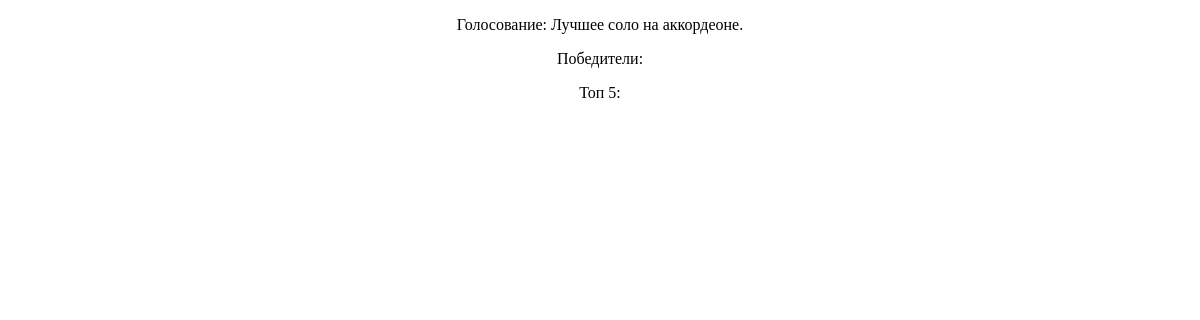
Before: /vote/2/ with the older database file.
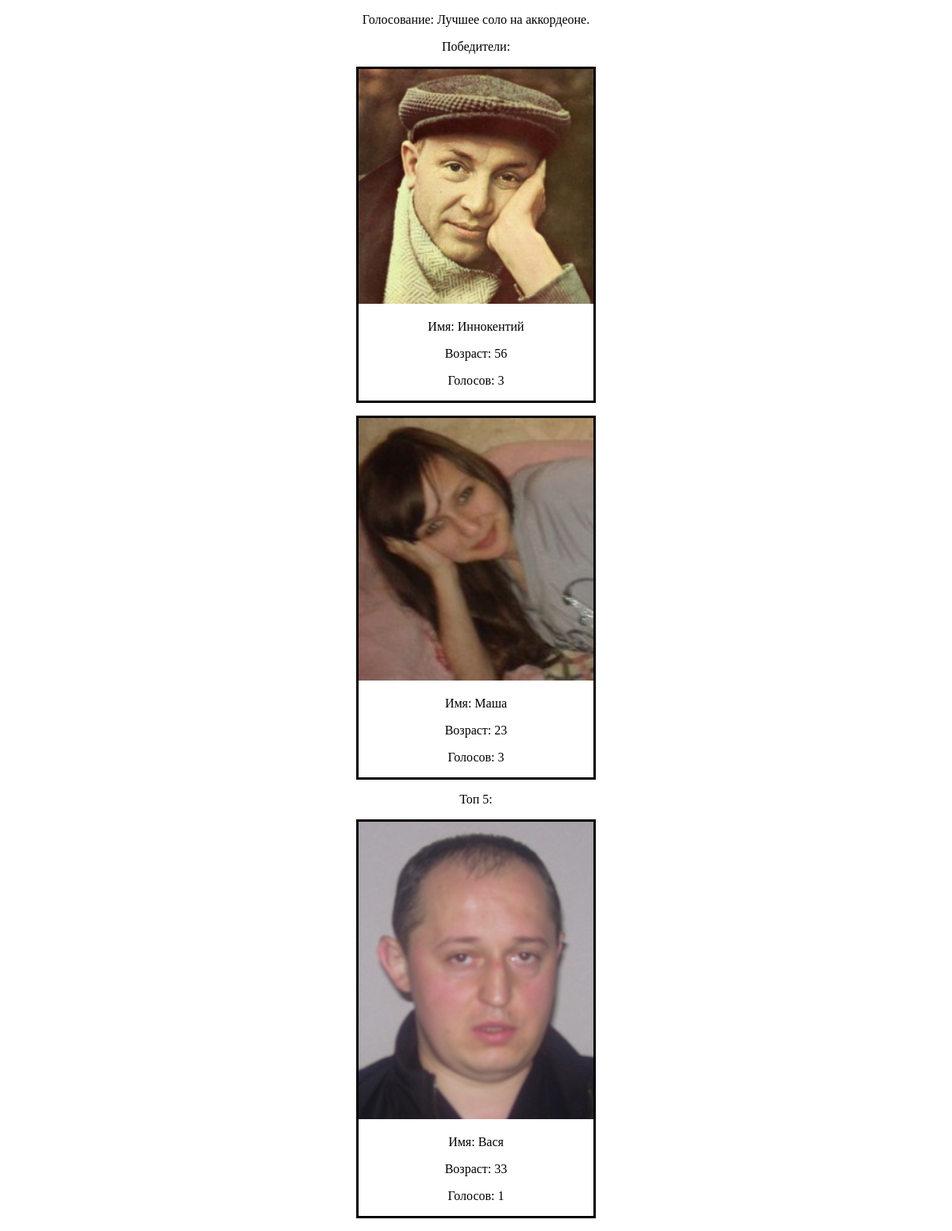
After: the same page with the newer database file.
### voting_app/models.py (models this page shows, shortened)
class Vote_for_character(models.Model):
    vote         = models.ForeignKey(Vote, on_delete=models.CASCADE)
    character    = models.ForeignKey(Character, on_delete=models.CASCADE)
    votes_number = models.IntegerField(default=0)
    class Meta:
        verbose_name = 'Голосование за персонажа'
        verbose_name_plural = 'Голосования за персонажей'
        unique_together = ('vote', 'character',)

class Character(models.Model):
    name  = models.CharField(max_length=20)
    image = models.ImageField(upload_to='img')
    age   = models.IntegerField()
    vote  = models.ManyToManyField(Vote, through='Vote_for_character')
    class Meta:
        verbose_name = 'Персонаж'
        verbose_name_plural = 'Персонажи'

### voting_app/views.py (the view)
# urls.py: url(r'^vote/(?P<id>\d+)/$', views.detail_vote_view, name='detail-vote'),
def detail_vote_view(request, id):
    vote = Vote.objects.get(id=id)
    vote_for_chars = vote.vote_for_character_set.all()
    page_title = vote.title
    votes_name = page_title
    if is_active_vote(vote):
        if request.method == "GET":
            nominates = vote_for_chars
            return render(request, 'voteDetail/activeVoteDetail.html', locals())
        if request.method == "POST":
            id_to_vote = request.POST.get("id_to_vote")
            charToVote = vote_for_chars.get(character__id=id_to_vote)
            charToVote.votes_number += 1
            charToVote.save()
            return HttpResponseRedirect('/')
    else:
        winners = []
        topFives = []
        if vote.vote_for_character_set.count() != 0:
            sorted = vote.vote_for_character_set.order_by('-votes_number')
            winner_number_votes = sorted[0].votes_number
            winners = vote_for_chars.filter(votes_number__exact=winner_number_votes)
            topFives = sorted[winners.count():5 + winners.count()]
        return render(request, 'voteDetail/completedVoteDetail.html', locals())

### voting_app/models.py (called while the page is built)
    def __str__(self):
        return self.title

### voting_app/utils.py (called while the page is built)
def is_active_vote(vote):
    if vote.end_date < timezone.now() or timezone.now() < vote.start_date :
        return False
    if vote.vote_for_character_set.latest('votes_number').votes_number >= vote.votes_to_win:
        return False
    return True

### templates/voteDetail/completedVoteDetail.html
{% extends 'base/base.html' %}
{% block content %}
    <p>Голосование: {{ vote }}.</p>
    <p>Победители: </p>
        {% for item in winners %}
            <p>{% include "base/listOutput.html" %}</p>
        {% endfor %}
    <p>Топ 5: </p>
        {% for item in topFives %}
            <p>{% include "base/listOutput.html" %}</p>
        {% endfor %}
{% endblock content %}

### templates/base/listOutput.html
<div style="border-style: solid; width: 25%">
        <img src="{{ item.character.image.url }}" alt="img" class="img-responsive img-rounded" width="100%" height=auto>
        <p>Имя: {{ item.character.name }}</p>
        <p>Возраст: {{ item.character.age }}</p>
        <p>Голосов: {{ item.votes_number }}</p>
</div>

Changed rows visible on the page:
added Vote_for_character: character.image (picture), character.name "Иннокентий", character.age "56", votes_number "3"
added Vote_for_character: character.image (picture), character.name "Маша", character.age "23", votes_number "3"
added Vote_for_character: character.image (picture), character.name "Вася", character.age "33", votes_number "1"
